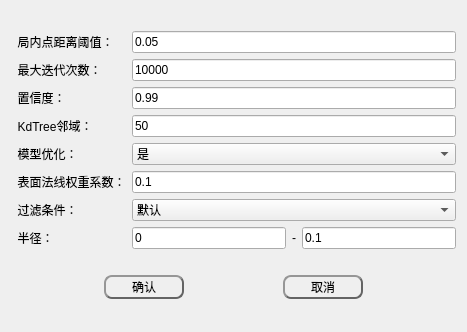
<?xml version="1.0" encoding="UTF-8"?>
<ui version="4.0">
 <class>SphereDlgClass</class>
 <widget class="QWidget" name="SphereDlgClass">
  <property name="geometry">
   <rect>
    <x>0</x>
    <y>0</y>
    <width>467</width>
    <height>332</height>
   </rect>
  </property>
  <property name="windowTitle">
   <string>球拟合</string>
  </property>
  <layout class="QGridLayout" name="gridLayout">
   <item row="0" column="0">
    <layout class="QGridLayout" name="gridLayout_3">
     <item row="4" column="0">
      <widget class="QLabel" name="label_10">
       <property name="text">
        <string>  模型优化：</string>
       </property>
      </widget>
     </item>
     <item row="1" column="0">
      <widget class="QLabel" name="label_7">
       <property name="text">
        <string>  最大迭代次数：</string>
       </property>
      </widget>
     </item>
     <item row="1" column="2">
      <widget class="QLineEdit" name="Iteration">
       <property name="text">
        <string>10000</string>
       </property>
      </widget>
     </item>
     <item row="3" column="0">
      <widget class="QLabel" name="label_9">
       <property name="text">
        <string>  KdTree邻域：</string>
       </property>
      </widget>
     </item>
     <item row="0" column="2">
      <widget class="QLineEdit" name="LocalPoint">
       <property name="text">
        <string>0.05</string>
       </property>
      </widget>
     </item>
     <item row="3" column="2">
      <widget class="QLineEdit" name="KdTreeSearhNum">
       <property name="text">
        <string>50</string>
       </property>
      </widget>
     </item>
     <item row="5" column="2">
      <widget class="QLineEdit" name="NormalWeight">
       <property name="text">
        <string>0.1</string>
       </property>
      </widget>
     </item>
     <item row="5" column="0">
      <widget class="QLabel" name="label_11">
       <property name="text">
        <string>  表面法线权重系数：</string>
       </property>
      </widget>
     </item>
     <item row="2" column="2">
      <widget class="QLineEdit" name="Confidence">
       <property name="text">
        <string>0.99</string>
       </property>
      </widget>
     </item>
     <item row="4" column="2">
      <widget class="QComboBox" name="ModelOPTI">
       <item>
        <property name="text">
         <string>是</string>
        </property>
       </item>
       <item>
        <property name="text">
         <string>否</string>
        </property>
       </item>
      </widget>
     </item>
     <item row="2" column="0">
      <widget class="QLabel" name="label_8">
       <property name="text">
        <string>  置信度：</string>
       </property>
      </widget>
     </item>
     <item row="0" column="0">
      <widget class="QLabel" name="label_6">
       <property name="text">
        <string>  局内点距离阈值：</string>
       </property>
      </widget>
     </item>
     <item row="6" column="2">
      <widget class="QComboBox" name="ifReverse">
       <item>
        <property name="text">
         <string>默认</string>
        </property>
       </item>
       <item>
        <property name="text">
         <string>反向</string>
        </property>
       </item>
      </widget>
     </item>
     <item row="7" column="0">
      <widget class="QLabel" name="label_13">
       <property name="text">
        <string>  半径：          </string>
       </property>
      </widget>
     </item>
     <item row="7" column="2">
      <layout class="QHBoxLayout" name="horizontalLayout">
       <item>
        <widget class="QLineEdit" name="MinR">
         <property name="text">
          <string>0</string>
         </property>
        </widget>
       </item>
       <item>
        <widget class="QLabel" name="label_14">
         <property name="text">
          <string>-</string>
         </property>
        </widget>
       </item>
       <item>
        <widget class="QLineEdit" name="MaxR">
         <property name="text">
          <string>0.1</string>
         </property>
        </widget>
       </item>
      </layout>
     </item>
     <item row="6" column="0">
      <widget class="QLabel" name="label_12">
       <property name="text">
        <string>  过滤条件：</string>
       </property>
      </widget>
     </item>
    </layout>
   </item>
   <item row="1" column="0">
    <layout class="QHBoxLayout" name="horizontalLayout_2">
     <item>
      <spacer name="horizontalSpacer_4">
       <property name="orientation">
        <enum>Qt::Horizontal</enum>
       </property>
       <property name="sizeHint" stdset="0">
        <size>
         <width>40</width>
         <height>20</height>
        </size>
       </property>
      </spacer>
     </item>
     <item>
      <widget class="QPushButton" name="btn_ok">
       <property name="minimumSize">
        <size>
         <width>80</width>
         <height>24</height>
        </size>
       </property>
       <property name="styleSheet">
        <string notr="true">QPushButton{
	color: rgb(0, 0, 0);
	background-color: rgba(255, 255, 255,0);
	border:2px outset rgb(100, 100, 100);
	border-radius:8px;
  	text-align: center center;
} 

/*鼠标放在按钮上方*/
QPushButton:hover:enabled {
	background-color: rgba(255, 255, 255,150);
	border:2px outset rgba(100, 100, 100,150);
} 

/*鼠标点击按钮*/
QPushButton:pressed:enabled {
	background-color: rgba(255, 255, 255,255);
	border:4px outset rgba(100, 100, 100,255);
}

QPushButton:enabled{ 
	color: rgb(0, 0, 0);
	background-color: rgba(255, 255, 255,0);
	border:2px outset rgb(100, 100, 100);
}

QPushButton:disabled{ 
	color: rgb(150, 150, 150);
	background-color: rgba(150, 150, 150,0);
	border:2px outset rgb(100, 100, 100);
}</string>
       </property>
       <property name="text">
        <string>确认</string>
       </property>
      </widget>
     </item>
     <item>
      <spacer name="horizontalSpacer_5">
       <property name="orientation">
        <enum>Qt::Horizontal</enum>
       </property>
       <property name="sizeHint" stdset="0">
        <size>
         <width>40</width>
         <height>20</height>
        </size>
       </property>
      </spacer>
     </item>
     <item>
      <widget class="QPushButton" name="btn_cancel">
       <property name="minimumSize">
        <size>
         <width>80</width>
         <height>24</height>
        </size>
       </property>
       <property name="styleSheet">
        <string notr="true">QPushButton{
	color: rgb(0, 0, 0);
	background-color: rgba(255, 255, 255,0);
	border:2px outset rgb(100, 100, 100);
	border-radius:8px;
  	text-align: center center;
} 

/*鼠标放在按钮上方*/
QPushButton:hover:enabled {
	background-color: rgba(255, 255, 255,150);
	border:2px outset rgba(100, 100, 100,150);
} 

/*鼠标点击按钮*/
QPushButton:pressed:enabled {
	background-color: rgba(255, 255, 255,255);
	border:4px outset rgba(100, 100, 100,255);
}

QPushButton:enabled{ 
	color: rgb(0, 0, 0);
	background-color: rgba(255, 255, 255,0);
	border:2px outset rgb(100, 100, 100);
}

QPushButton:disabled{ 
	color: rgb(150, 150, 150);
	background-color: rgba(150, 150, 150,0);
	border:2px outset rgb(100, 100, 100);
}</string>
       </property>
       <property name="text">
        <string>取消</string>
       </property>
      </widget>
     </item>
     <item>
      <spacer name="horizontalSpacer_6">
       <property name="orientation">
        <enum>Qt::Horizontal</enum>
       </property>
       <property name="sizeHint" stdset="0">
        <size>
         <width>40</width>
         <height>20</height>
        </size>
       </property>
      </spacer>
     </item>
    </layout>
   </item>
  </layout>
 </widget>
 <layoutdefault spacing="6" margin="11"/>
 <resources/>
 <connections/>
</ui>
